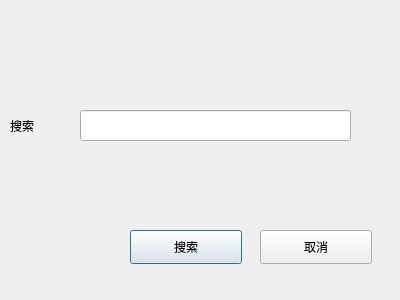
<?xml version="1.0" encoding="UTF-8"?>
<ui version="4.0">
 <class>SearchDia</class>
 <widget class="QDialog" name="SearchDia">
  <property name="geometry">
   <rect>
    <x>0</x>
    <y>0</y>
    <width>400</width>
    <height>300</height>
   </rect>
  </property>
  <property name="windowTitle">
   <string>Dialog</string>
  </property>
  <widget class="QPushButton" name="pushButton">
   <property name="geometry">
    <rect>
     <x>130</x>
     <y>230</y>
     <width>112</width>
     <height>34</height>
    </rect>
   </property>
   <property name="text">
    <string>搜索</string>
   </property>
  </widget>
  <widget class="QPushButton" name="pushButton_2">
   <property name="geometry">
    <rect>
     <x>260</x>
     <y>230</y>
     <width>112</width>
     <height>34</height>
    </rect>
   </property>
   <property name="text">
    <string>取消</string>
   </property>
  </widget>
  <widget class="QLineEdit" name="lineEdit">
   <property name="geometry">
    <rect>
     <x>80</x>
     <y>110</y>
     <width>271</width>
     <height>31</height>
    </rect>
   </property>
  </widget>
  <widget class="QLabel" name="label">
   <property name="geometry">
    <rect>
     <x>10</x>
     <y>110</y>
     <width>61</width>
     <height>31</height>
    </rect>
   </property>
   <property name="text">
    <string>搜索</string>
   </property>
  </widget>
 </widget>
 <resources/>
 <connections/>
</ui>
